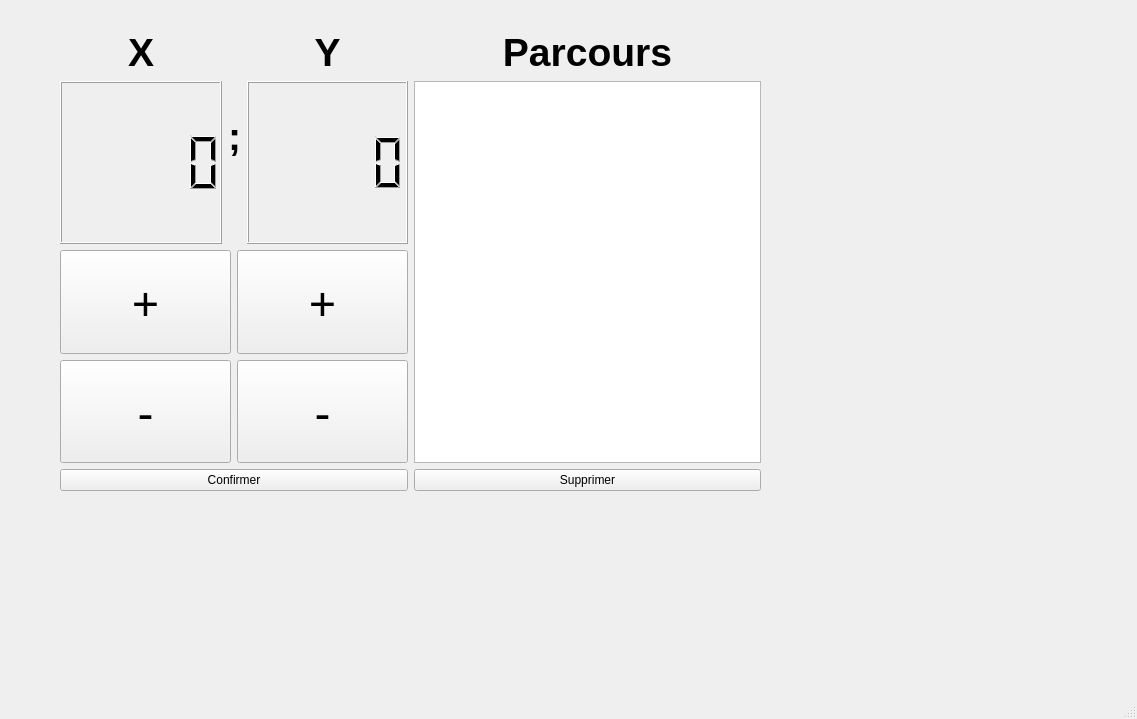
<?xml version="1.0" encoding="UTF-8"?>
<ui version="4.0">
 <class>MainWindow</class>
 <widget class="QMainWindow" name="MainWindow">
  <property name="geometry">
   <rect>
    <x>0</x>
    <y>0</y>
    <width>1137</width>
    <height>719</height>
   </rect>
  </property>
  <property name="windowTitle">
   <string>MainWindow</string>
  </property>
  <widget class="QWidget" name="centralwidget">
   <widget class="QWidget" name="horizontalLayoutWidget">
    <property name="geometry">
     <rect>
      <x>60</x>
      <y>30</y>
      <width>701</width>
      <height>461</height>
     </rect>
    </property>
    <layout class="QHBoxLayout" name="horizontalLayout_3">
     <item>
      <layout class="QVBoxLayout" name="verticalLayout_5">
       <item>
        <layout class="QHBoxLayout" name="horizontalLayout">
         <item>
          <layout class="QVBoxLayout" name="verticalLayout">
           <item>
            <widget class="QLabel" name="label_pointVirgulle_2">
             <property name="sizePolicy">
              <sizepolicy hsizetype="Ignored" vsizetype="Fixed">
               <horstretch>0</horstretch>
               <verstretch>0</verstretch>
              </sizepolicy>
             </property>
             <property name="font">
              <font>
               <pointsize>29</pointsize>
               <bold>true</bold>
              </font>
             </property>
             <property name="text">
              <string>X</string>
             </property>
             <property name="alignment">
              <set>Qt::AlignCenter</set>
             </property>
            </widget>
           </item>
           <item>
            <widget class="QLCDNumber" name="lcdNumber_X">
             <property name="font">
              <font>
               <family>Segoe UI</family>
              </font>
             </property>
            </widget>
           </item>
          </layout>
         </item>
         <item>
          <widget class="QLabel" name="label_pointVirgulle">
           <property name="sizePolicy">
            <sizepolicy hsizetype="Fixed" vsizetype="Fixed">
             <horstretch>0</horstretch>
             <verstretch>0</verstretch>
            </sizepolicy>
           </property>
           <property name="font">
            <font>
             <pointsize>29</pointsize>
             <bold>true</bold>
            </font>
           </property>
           <property name="text">
            <string>;</string>
           </property>
           <property name="alignment">
            <set>Qt::AlignCenter</set>
           </property>
          </widget>
         </item>
         <item>
          <layout class="QVBoxLayout" name="verticalLayout_2">
           <item>
            <widget class="QLabel" name="label_pointVirgulle_3">
             <property name="sizePolicy">
              <sizepolicy hsizetype="Ignored" vsizetype="Fixed">
               <horstretch>0</horstretch>
               <verstretch>0</verstretch>
              </sizepolicy>
             </property>
             <property name="font">
              <font>
               <pointsize>29</pointsize>
               <bold>true</bold>
              </font>
             </property>
             <property name="text">
              <string>Y</string>
             </property>
             <property name="alignment">
              <set>Qt::AlignCenter</set>
             </property>
            </widget>
           </item>
           <item>
            <widget class="QLCDNumber" name="lcdNumber_Y"/>
           </item>
          </layout>
         </item>
        </layout>
       </item>
       <item>
        <layout class="QHBoxLayout" name="horizontalLayout_2">
         <item>
          <layout class="QVBoxLayout" name="verticalLayout_3">
           <item>
            <widget class="QPushButton" name="pushButton_plusX">
             <property name="sizePolicy">
              <sizepolicy hsizetype="Ignored" vsizetype="Ignored">
               <horstretch>0</horstretch>
               <verstretch>0</verstretch>
              </sizepolicy>
             </property>
             <property name="font">
              <font>
               <family>Impact</family>
               <pointsize>36</pointsize>
               <bold>false</bold>
              </font>
             </property>
             <property name="text">
              <string>+</string>
             </property>
            </widget>
           </item>
           <item>
            <widget class="QPushButton" name="pushButton_moinsX">
             <property name="sizePolicy">
              <sizepolicy hsizetype="Ignored" vsizetype="Ignored">
               <horstretch>0</horstretch>
               <verstretch>0</verstretch>
              </sizepolicy>
             </property>
             <property name="font">
              <font>
               <family>Impact</family>
               <pointsize>36</pointsize>
               <bold>false</bold>
              </font>
             </property>
             <property name="text">
              <string>-</string>
             </property>
            </widget>
           </item>
          </layout>
         </item>
         <item>
          <layout class="QVBoxLayout" name="verticalLayout_4">
           <item>
            <widget class="QPushButton" name="pushButton_plusY">
             <property name="sizePolicy">
              <sizepolicy hsizetype="Ignored" vsizetype="Ignored">
               <horstretch>0</horstretch>
               <verstretch>0</verstretch>
              </sizepolicy>
             </property>
             <property name="font">
              <font>
               <family>Impact</family>
               <pointsize>36</pointsize>
               <bold>false</bold>
              </font>
             </property>
             <property name="text">
              <string>+</string>
             </property>
            </widget>
           </item>
           <item>
            <widget class="QPushButton" name="pushButton_12">
             <property name="sizePolicy">
              <sizepolicy hsizetype="Ignored" vsizetype="Ignored">
               <horstretch>0</horstretch>
               <verstretch>0</verstretch>
              </sizepolicy>
             </property>
             <property name="font">
              <font>
               <family>Impact</family>
               <pointsize>36</pointsize>
               <bold>false</bold>
              </font>
             </property>
             <property name="text">
              <string>-</string>
             </property>
            </widget>
           </item>
          </layout>
         </item>
        </layout>
       </item>
       <item>
        <widget class="QPushButton" name="pushButton_Conf">
         <property name="sizePolicy">
          <sizepolicy hsizetype="Minimum" vsizetype="Fixed">
           <horstretch>0</horstretch>
           <verstretch>20</verstretch>
          </sizepolicy>
         </property>
         <property name="text">
          <string>Confirmer</string>
         </property>
        </widget>
       </item>
      </layout>
     </item>
     <item>
      <layout class="QVBoxLayout" name="verticalLayout_6">
       <item>
        <widget class="QLabel" name="label_pointVirgulle_4">
         <property name="sizePolicy">
          <sizepolicy hsizetype="Ignored" vsizetype="Fixed">
           <horstretch>0</horstretch>
           <verstretch>0</verstretch>
          </sizepolicy>
         </property>
         <property name="font">
          <font>
           <pointsize>29</pointsize>
           <bold>true</bold>
          </font>
         </property>
         <property name="text">
          <string>Parcours</string>
         </property>
         <property name="alignment">
          <set>Qt::AlignCenter</set>
         </property>
        </widget>
       </item>
       <item>
        <widget class="QListView" name="listView_points">
         <property name="sizePolicy">
          <sizepolicy hsizetype="Ignored" vsizetype="Expanding">
           <horstretch>0</horstretch>
           <verstretch>0</verstretch>
          </sizepolicy>
         </property>
        </widget>
       </item>
       <item>
        <widget class="QPushButton" name="pushButton_Del">
         <property name="sizePolicy">
          <sizepolicy hsizetype="Ignored" vsizetype="Fixed">
           <horstretch>0</horstretch>
           <verstretch>0</verstretch>
          </sizepolicy>
         </property>
         <property name="text">
          <string>Supprimer</string>
         </property>
        </widget>
       </item>
      </layout>
     </item>
    </layout>
   </widget>
  </widget>
  <widget class="QMenuBar" name="menubar">
   <property name="geometry">
    <rect>
     <x>0</x>
     <y>0</y>
     <width>1137</width>
     <height>22</height>
    </rect>
   </property>
  </widget>
  <widget class="QStatusBar" name="statusbar"/>
 </widget>
 <resources/>
 <connections/>
</ui>
